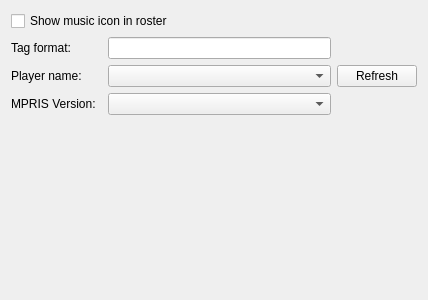
<?xml version="1.0" encoding="UTF-8"?>
<ui version="4.0">
 <class>UserTuneOptions</class>
 <widget class="QWidget" name="UserTuneOptions">
  <property name="geometry">
   <rect>
    <x>0</x>
    <y>0</y>
    <width>428</width>
    <height>300</height>
   </rect>
  </property>
  <property name="windowTitle">
   <string>User Tune</string>
  </property>
  <layout class="QGridLayout" name="gridLayout">
   <item row="1" column="0">
    <widget class="QLabel" name="l_tags">
     <property name="text">
      <string>Tag format:</string>
     </property>
    </widget>
   </item>
   <item row="2" column="0">
    <widget class="QLabel" name="l_playerName">
     <property name="autoFillBackground">
      <bool>false</bool>
     </property>
     <property name="text">
      <string>Player name:</string>
     </property>
    </widget>
   </item>
   <item row="2" column="2">
    <widget class="QComboBox" name="cb_playerName"/>
   </item>
   <item row="3" column="2">
    <widget class="QComboBox" name="cb_mpris_version"/>
   </item>
   <item row="0" column="0" colspan="4">
    <widget class="QCheckBox" name="chb_showIcon">
     <property name="sizePolicy">
      <sizepolicy hsizetype="Expanding" vsizetype="Fixed">
       <horstretch>0</horstretch>
       <verstretch>0</verstretch>
      </sizepolicy>
     </property>
     <property name="text">
      <string>Show music icon in roster</string>
     </property>
    </widget>
   </item>
   <item row="4" column="2">
    <spacer name="verticalSpacer">
     <property name="orientation">
      <enum>Qt::Vertical</enum>
     </property>
     <property name="sizeHint" stdset="0">
      <size>
       <width>20</width>
       <height>210</height>
      </size>
     </property>
    </spacer>
   </item>
   <item row="2" column="3">
    <widget class="QPushButton" name="btn_refreshPlayers">
     <property name="text">
      <string>Refresh</string>
     </property>
    </widget>
   </item>
   <item row="3" column="0">
    <widget class="QLabel" name="l_mpris_version">
     <property name="text">
      <string>MPRIS Version:</string>
     </property>
    </widget>
   </item>
   <item row="1" column="2">
    <widget class="QLineEdit" name="le_format">
     <property name="sizePolicy">
      <sizepolicy hsizetype="Expanding" vsizetype="Fixed">
       <horstretch>0</horstretch>
       <verstretch>0</verstretch>
      </sizepolicy>
     </property>
     <property name="toolTip">
      <string>&lt;html&gt;&lt;head/&gt;&lt;body&gt;&lt;p&gt;%A - artis&lt;br/&gt;%L - length&lt;br/&gt;%R - rating&lt;br/&gt;%S - source&lt;br/&gt;%T - title&lt;br/&gt;%N - track&lt;br/&gt;%U - URL&lt;/p&gt;&lt;/body&gt;&lt;/html&gt;</string>
     </property>
    </widget>
   </item>
  </layout>
  <zorder>btn_refreshPlayers</zorder>
  <zorder>cb_playerName</zorder>
  <zorder>l_playerName</zorder>
  <zorder>chb_showIcon</zorder>
  <zorder>l_tags</zorder>
  <zorder>le_format</zorder>
  <zorder>cb_mpris_version</zorder>
  <zorder>l_mpris_version</zorder>
  <zorder>verticalSpacer</zorder>
 </widget>
 <resources/>
 <connections/>
</ui>
